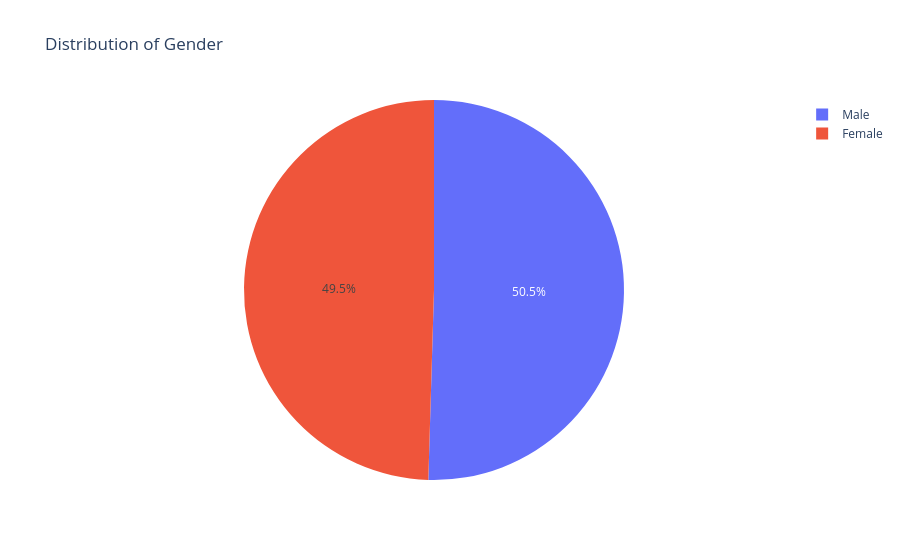

The notebook cell this image was saved under:
### Code cell
# Distribution of Gender
px.pie(df, names='Gender', title='Distribution of Gender')

### Figure 1 — Plotly figure (JSON) as saved in the notebook; plotly's stock layout.template omitted (floating-point values rounded to 4 significant figures; data arrays with more than 128 entries replaced by an {"elided": "..."} marker saying what was removed)
{"data": [{"domain": {"x": [0, 1], "y": [0, 1]}, "hovertemplate": "Gender=%{label}<extra></extra>", "labels": {"elided": "7043 str values"}, "legendgroup": "", "name": "", "showlegend": true, "type": "pie"}], "layout": {"legend": {"tracegroupgap": 0}, "title": {"text": "Distribution of Gender"}}}
